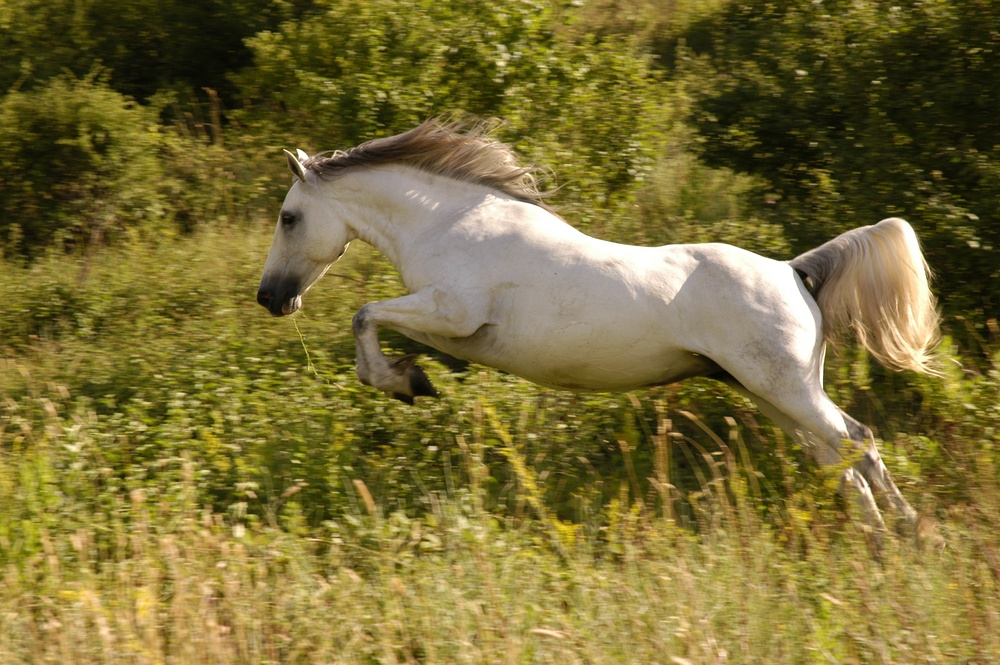
//> input picture temp/horse.jpg, 1000 x 665 px, shrunk from 3008 x 2000 before the run
$ ./main   (built with g++ and OpenCV 4)
//> lines starting //> are read from the running program, lines starting //| are printed output that depends on the picture
//> further down, img_1 is the input picture: 665 rows x 1000 cols, CV_8UC3; mean B, G, R 53.3, 108.9, 121.5
#include <iostream>
#include "opencv2/core/core.hpp"
#include "opencv2/imgproc/imgproc.hpp"
#include "opencv2/features2d/features2d.hpp"
#include "opencv2/highgui/highgui.hpp"
#include "opencv2/calib3d/calib3d.hpp"
#include "opencv2/core/core.hpp"
#include "highgui.h"
#include "opencv2/imgproc/imgproc.hpp"
#include "opencv2/features2d/features2d.hpp"

#include "opencv2/stitching/detail/autocalib.hpp"
#include "opencv2/stitching/detail/blenders.hpp"
#include "opencv2/stitching/detail/camera.hpp"
#include "opencv2/stitching/detail/exposure_compensate.hpp"
#include "opencv2/stitching/detail/matchers.hpp"
#include "opencv2/stitching/detail/motion_estimators.hpp"
#include "opencv2/stitching/detail/seam_finders.hpp"
#include "opencv2/stitching/detail/util.hpp"
#include "opencv2/stitching/detail/warpers.hpp"
#include "opencv2/stitching/warpers.hpp"

#include <fstream>
#include <string>
#include <iomanip>
using namespace cv;
using namespace std;
using namespace detail;
#define  PI 3.14159

bool OpenCVWarped(int flag = 3);

//柱形投影
// [35 lines left out: function cylinder, not called in this run]

//球面投影
Mat spherical(Mat src) {


	int width = src.cols, height = src.rows;
//> width = 1000; height = 665
	Mat dst(height, width, CV_8UC3, Scalar::all(0));

	Mat map_x(height, width, CV_32FC1), map_y(height, width, CV_32FC1);

	double radius1 = height / 2;
//> radius1 = 332
	double radius2 = radius1*radius1;
//> radius2 = 110224
	//球面坐标
	double x, y;
	//原坐标
	int x1, y1;
	float xx, yy;
	double middle = 2 * radius1 / PI;
//> middle = 211.4
	double matan;
	double oa;
	for (int i = 0; i < height; i++)
	{
		uchar* row_src = src.ptr(i);
		uchar* row_dst = dst.ptr(i);
		for (int j = 0; j < width; j++)
		{
			//移动坐标轴，使原点在图像中心
			x1 = j - width / 2;
			y1 = height / 2 - i;

			if (x1 != 0)
			{
				oa = middle*asin(sqrt(y1*y1 + x1*x1) / radius1);
				matan = atan2(y1, x1);
				x = cos(matan)*oa;
				y = sin(matan)*oa;
			}
			else
			{
				y = asin(y1 / radius1)*middle;
				x = 0;
			}
			//坐标转换
			yy = (height / 2 - y);
			xx = (x + width / 2);

			//这里在确定图像大小的情况下可以用查表法来完成，这样会大大的提高其效率
			map_x.at<float>(i, j) = xx;
			map_y.at<float>(i, j) = yy;
		}
	}
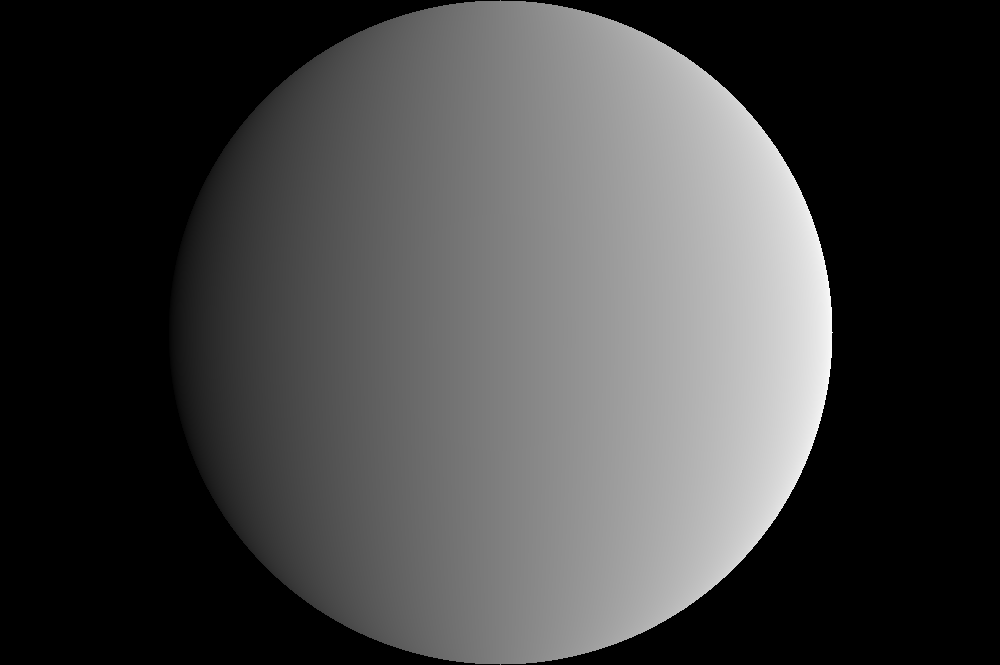
//> map_x: 665 rows x 1000 cols, CV_32FC1; 47.94% of the values are NaN or infinite; the others: min 168, max 832, mean 500; drawn with min black, max white, NaN and infinite black
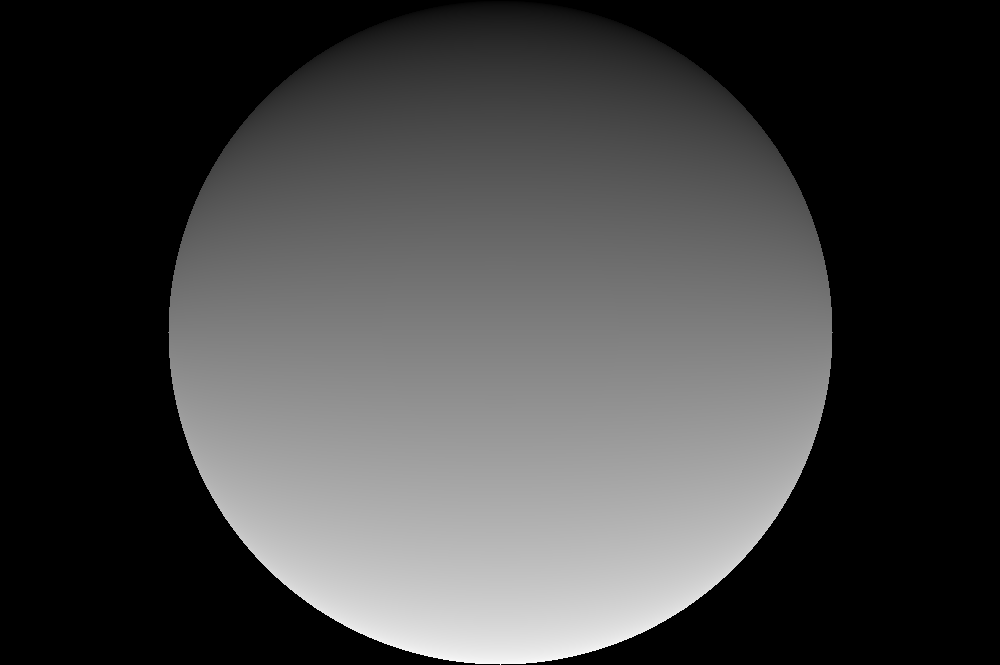
//> map_y: 665 rows x 1000 cols, CV_32FC1; 47.94% of the values are NaN or infinite; the others: min -0.00028, max 664, mean 332; drawn with min black, max white, NaN and infinite black
//> after the loop, x1 = 499; y1 = -332; oa = nan; matan = -0.587; x = nan; y = nan

	remap(src, dst, map_x, map_y, CV_INTER_LINEAR, BORDER_CONSTANT, Scalar(255, 0, 0));
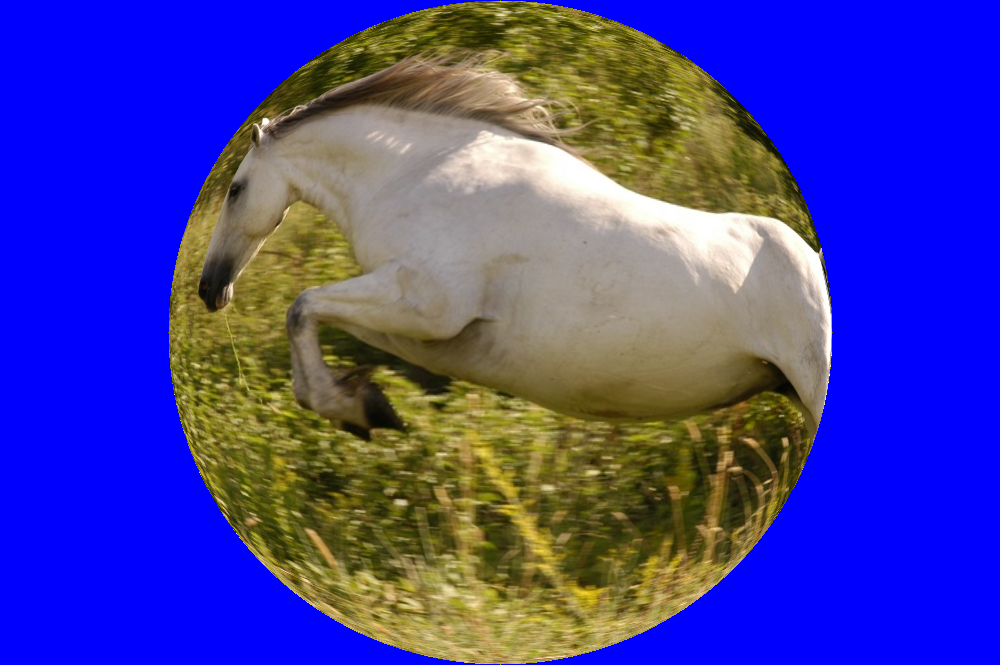
//> dst: 665 rows x 1000 cols, CV_8UC3; mean B, G, R 159.7, 62.2, 68.2

	return dst;
}

//flag---投影类型
// [273 lines left out: functions OpenCVWarped, DealWithImgData, BGRBilinearScale, not called in this run]


int main(int argc, char** argv)
{
	Mat img_1 = imread("D:/imags/horse.jpg");
	// [7 lines of commented-out code are left out]
	Mat dst = spherical(img_1);
	imwrite("res.jpg", dst);
	system("res.jpg");

	return 0;
}
